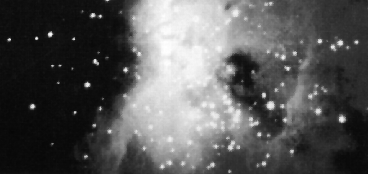
%> input picture Prácticas/Práctica 2/Ejercicios/ngc4024l.tif, 368 x 174 px
$ octave Ejercicio_5b.m   (GNU Octave 9; MATLAB toolbox functions it lacks are replaced by stand-ins)
%> lines starting %> are read from the running program, lines starting %| are printed output that depends on the picture
I = imread('ngc4024l.tif');
%> I is the input picture: size 174x368 uint8; min 6, max 255, mean 86.9

imshow(I);

I1 = im2double(I);  % Rango de la imagen en [0,1]

a = 0.5;
c = 220/255;

for n = 1:368
    for m = 1:174
        if I1(m,n) < c
            I2(m,n) = I1(m,n)*a;

        else
            I2(m,n) = a*c + (I1(m,n)-c)*(1-a*c)/(1-c);
        end
    end
end
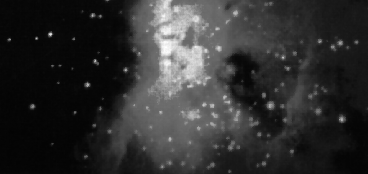
%> I2: size 174x368 double; min 0.0118, max 1, mean 0.187

figure, imshow(I2), imhist(I2)
%> after `imhist(I2)`:
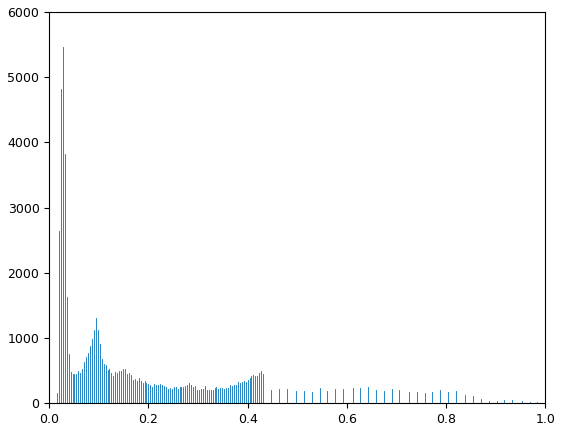
%> figure redrawn from the program's plot data; highest point at x = 0.0275, y = 5468

$ run again, with Prácticas/Práctica 2/Ejercicios/spine.tif copied over Prácticas/Práctica 2/Ejercicios/ngc4024l.tif
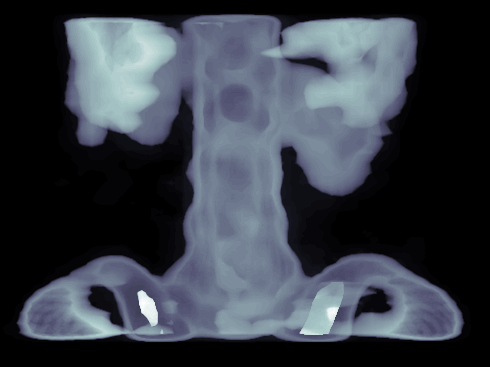
%> input picture Prácticas/Práctica 2/Ejercicios/spine.tif, 490 x 367 px
%> after the loop `for n = 1:368`:
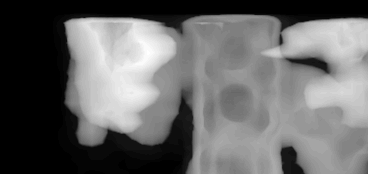
%> I2: size 174x368 double; min 0, max 0.106, mean 0.0432; drawn with min black and max white
%> `imhist(I2)`:
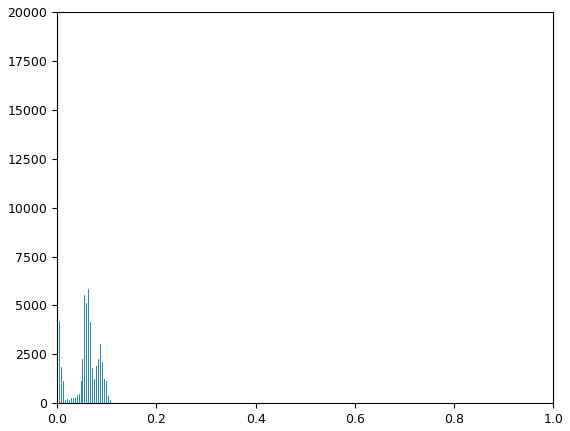
%> figure redrawn from the program's plot data; highest point at x = 0, y = 15432
